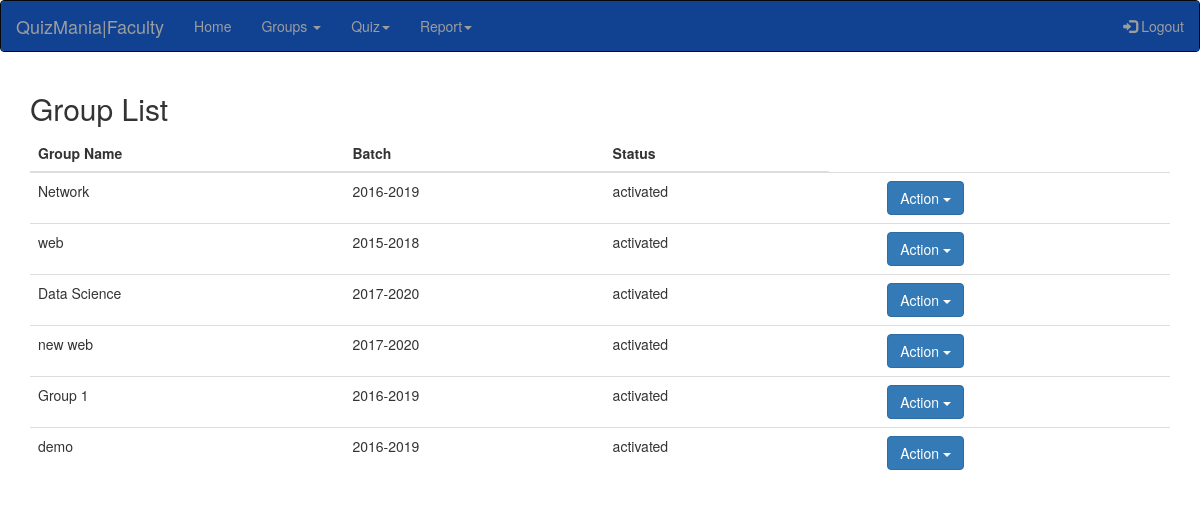
/faculty/managegroup.php (signed in), run on the app's committed database.
### tables this page shows
CREATE TABLE IF NOT EXISTS `group` (
  `groupid` int(10) NOT NULL AUTO_INCREMENT,
  `groupname` varchar(26) NOT NULL,
  `userid` varchar(16) NOT NULL,
  `batch` varchar(12) NOT NULL,
  `status` varchar(200) NOT NULL DEFAULT 'activated',
  PRIMARY KEY (`groupid`),
  KEY `userid` (`userid`)
);

### faculty/function/viewgroups.php (called while the page is built, shortened)
<?php
	function viewGroups()
	{
		$faculty_id=$_SESSION['id'];
		if($_SESSION['type']=='faculty')
		{
			require '../function/connection.php';
			$sql="SELECT * FROM `group` WHERE `userid`='$faculty_id'";
			$result=$conn->query($sql);
			return $result;
		}
	}
?>

### faculty/managegroup.php (the view, shortened to what this page needs)
<!DOCTYPE html>
<html lang="en">
<head>
  <link rel="stylesheet" href="https://maxcdn.bootstrapcdn.com/bootstrap/3.3.7/css/bootstrap.min.css">
    <link rel="stylesheet" type="text/css" href="faculty.css">
</head>
<body>
<nav class="navbar navbar-inverse">
  <div class="container-fluid">
    <div class="navbar-header">
      <a class="navbar-brand" href="#">QuizMania|Faculty</a>
    </div>
    <ul class="nav navbar-nav">
      <li class=""><a href="faculty.php">Home</a></li>
      <li class="dropdown"><a class="dropdown-toggle" data-toggle="dropdown" href="#">Groups <span class="caret"></span></a>
      </li>
      <li class="dropdown"><a class="dropdown-toggle" data-toggle="dropdown" href="#">Quiz<span class="caret"></span></a>
      </li>
      <li class="dropdown"><a class="dropdown-toggle" data-toggle="dropdown" href="#">Report<span class="caret"></span></a>
      </li>
    </ul>
    <ul class="nav navbar-nav navbar-right">
      <li><a href="../function/logout.php"><span class="glyphicon glyphicon-log-in"></span> Logout</a></li>
    </ul>
  </div>
</nav>
<div class="container">
<h2>Group List</h2>
<table class="table table-hover">
  <thead>
    <tr>
      <th>Group Name</th>
      <th>Batch</th>
      <th>Status</th>
    </tr>
  </thead>
  <tbody>
    <tr>
<?php
          require 'function/viewgroups.php';
          $result=viewGroups();
        	while($row=$result->fetch_assoc())
       		{
       			echo "<tr>";
		        echo "<td>".$row['groupname']."</td>";
            echo "<td>".$row['batch']."</td>";
            echo "<td>".$row['status']."</td>";
						echo "<td>";
						echo '<td><div class="btn-group">
                  <button type="button" class="btn btn-primary dropdown-toggle" data-toggle="dropdown">
                  Action <span class="caret"></span></button>
                  <ul class="dropdown-menu" role="menu">
                    <li><a href="function/changestatus.php?id='.$row["groupid"].'&status=activated">Active</a></li>
                    <li><a href="function/changestatus.php?id='.$row["groupid"].'&status=De-activated">De-Active</a></li>
                    <li><a href="addstudent.php?id='.$row["groupid"].'&batch='.$row['batch'].'">Manage</a></li>
                  </ul>
                </div></td>';
       		}?>
  </tbody>
</table>
</div>
</body>
</html>

### faculty/faculty.css (style rules this page uses)
.container-fluid { background-color:#114291; }

### data on the page
group: groupname "Network", batch "2016-2019", status "activated"
group: groupname "web", batch "2015-2018", status "activated"
group: groupname "Data Science", batch "2017-2020", status "activated"
group: groupname "new web", batch "2017-2020", status "activated"
group: groupname "Group 1", batch "2016-2019", status "activated"
group: groupname "demo", batch "2016-2019", status "activated"
